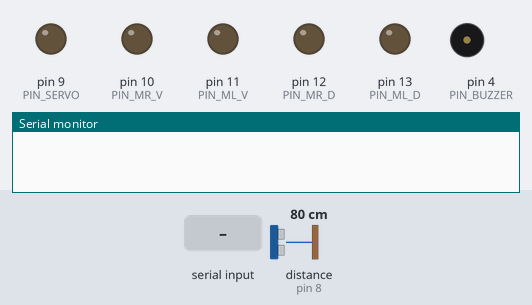
A sketch run on a simulated Arduino Uno, built with avr-gcc and run on an emulated ATmega328P. Shown: output pins drawn as LEDs (lit = HIGH), buzzer (waves = sounding), the last lines printed to the serial monitor. Wiring (inferred from the names in the program): ultrasonic range finder: trigger pin 7; echo pin 8. Inputs (shaded band) come from the test bench; at power-on: distance to the obstacle (sensor on pin 8) 80 cm. The echo pulse lasts 58.3 µs per cm; pins used as bus, display or sensor lines are not drawn.

Above: at 3.5 s.
3.6 s: "forwardL 150\n" received over Serial
At 4.2 s:
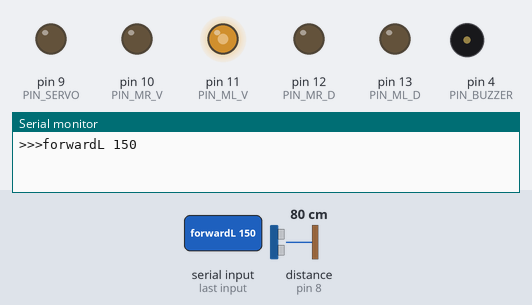
5.1 s: distance to the obstacle (sensor on pin 8) set to 12 cm
8.5 s: distance to the obstacle (sensor on pin 8) set to 9 cm
At 9.9 s:
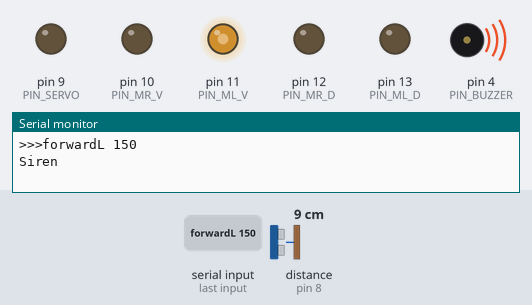
14.3 s: "forwardR\n" received over the second serial link
At 16.5 s:
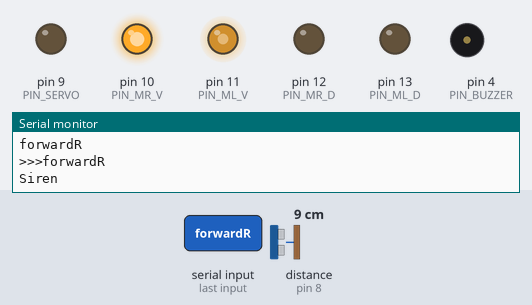
Timing chart, 0 to 19.9 s (numbered marks = the images above; inputs shaded):
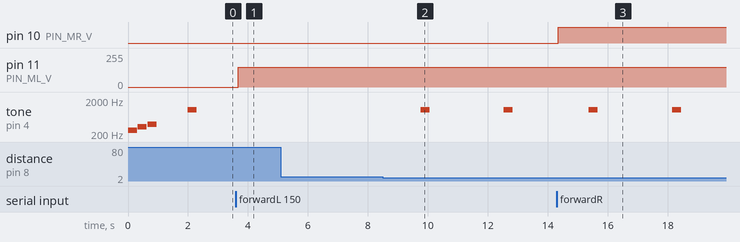

The sketch:

RappleCar_V1.1.ino
```cpp
/********************************************//**
(c) 2021 branpie.com <branpiehelp@gmail.com>
Rapple Car
************************************************/
#include <SoftwareSerial.h>
#include "RappleCar.h"
#include "Melody.h"
#include "Servo_handler.h"
#include "Ultrasonic_handler.h"
#define PIN_BUZZER 4  //BUZZER Pin
#define PIN_BT_TX 5
#define PIN_BT_RX 6
#define PIN_TRIGER 7
#define PIN_ECHO 8
#define PIN_SERVO 9
#define PIN_MR_V 10 //Motor Right Speed
#define PIN_ML_V 11 //Motor Left Speed
#define PIN_MR_D 12 //Motor Right Direction
#define PIN_ML_D 13 //Motor Left Direction

SoftwareSerial mySerial(PIN_BT_TX, PIN_BT_RX);
RappleCar rapple(PIN_ML_D,PIN_ML_V,PIN_MR_D,PIN_MR_V);
Melody music;
Servo_handler arm;
Ultrasonic_handler eye;
void setup()
{
  Serial.begin(9600);    //Serial Default Baud Rate
  mySerial.begin(38400); //Bluetooth 4.0 BLE Default Baud Rate
  rapple.init();
  music.init(PIN_BUZZER);
  arm.init(PIN_SERVO);
  eye.init(PIN_TRIGER,PIN_ECHO);
  music.note(C,300);
  music.note(E,300);
  music.note(G,300);
  music.note(REST,1000);
  music.note(C2,300);
}

String myCmd="";
long int counter=0;
void loop() {
  arm.update();
  if(counter++%30000==0){ //Time tick about 1sec
    int tmp=eye.update();
    if(tmp<10 && tmp>0){ //10cm check
      Serial.println("Siren");
      music.note(C2,300);
    }
  }
  while(Serial.available()){
    char tmp;
    tmp=(char)Serial.read();
    myCmd+=tmp;
    mySerial.write(tmp); //Serial to BT
    delay(5);
  }
  while(mySerial.available()){
    char tmp;
    tmp=(char)mySerial.read();
    myCmd+=tmp;
    Serial.write(tmp); //BT to Serial
    delay(5);
  }
  if(!myCmd.equals("")){
      myCmd.replace("\n","");
      myCmd.replace("\r","");
      int num,num2;
      char sel;
      Serial.println(">>>"+myCmd);
      String cmd=myCmd.substring(0, myCmd.indexOf(" "));
      if(cmd.equals("stop")){
        rapple.stop();
      }
      else if(cmd.equals("forwardR")){
        sscanf(myCmd.c_str(),"forwardR %d",&num);
        rapple.forwardR(num);
      }
      else if(cmd.equals("forwardL")){
        sscanf(myCmd.c_str(),"forwardL %d",&num);
        rapple.forwardL(num);
      }
      else if(cmd.equals("forward")){
        sscanf(myCmd.c_str(),"forward %d",&num);
        rapple.forwardL(num);
        rapple.forwardR(num);
      }
      else if(cmd.equals("backward")){
        sscanf(myCmd.c_str(),"backward %d",&num);
        rapple.backwardL(num);
        rapple.backwardR(num);
      }
      else if(cmd.equals("fa")){//forward Accelator
        sscanf(myCmd.c_str(),"fa %d",&num);
        rapple.fwAccel(num);
      }
      else if(cmd.equals("m_info")){
        sscanf(myCmd.c_str(),"m_info %c",&sel);
        rapple.m_info(sel);
      }
      else if(cmd.equals("arm")){
        sscanf(myCmd.c_str(),"arm %d",&num);
        arm.angle(num);
      }
  }
  myCmd="";
}
```

Melody.cpp
```cpp
/********************************************//**
(c) 2021 branpie.com <branpiehelp@gmail.com>
Rapple Car
************************************************/
#if defined(ARDUINO) && ARDUINO >= 100
  #include "Arduino.h"
#else
  #include "WProgram.h"
  #include <pins_arduino.h>
#endif
#include "Melody.h"
Melody::Melody()
{
}
Melody::Melody(int buzzer_pin)
{
	Melody::init(buzzer_pin);
}
void Melody::init(int buzzer_pin)
{
  this->buzzer_pin=buzzer_pin;
	pinMode(this->buzzer_pin, OUTPUT);
}
void Melody::note(int tn, int d)
{
	if(tn!=REST){
	  tone(this->buzzer_pin, foct[tn]);
	  delay(d);
	  noTone(this->buzzer_pin);
	  delay(d/10);
	}
	else{
	  delay(d);
	}
}
const float Melody::foct[8]=
  {261.6, 293.7, 329.6, 349.2, 392.0, 440.0, 493.9,
  1046.5};
```

Melody.h
```cpp
/********************************************//**
(c) 2021 branpie.com <branpiehelp@gmail.com>
Rapple Car
************************************************/
#ifndef Melody_h
#define Melody_h
enum MELODY{
  C=0,D,E,F,G,A,B,C2,REST
};
class Melody{
private:
	int buzzer_pin;
	static const float foct[8];
public:
	Melody();
	Melody(int buzzer_pin);
	void init(int buzzer_pin);
	void note(int tn, int d);
};
#endif
```

Motor.cpp
```cpp
/********************************************//**
(c) 2021 branpie.com <branpiehelp@gmail.com>
Rapple Car
************************************************/
#if defined(ARDUINO) && ARDUINO >= 100
  #include "Arduino.h"
#else
  #include "WProgram.h"
  #include <pins_arduino.h>
#endif
#include "Motor.h"
void Motor::attach(int dir_p, int val_p)
{
	pinMode(dir_p, OUTPUT);
	pinMode(val_p, OUTPUT);
	this->dir_p=dir_p;
	this->val_p=val_p;
}
void Motor::set_dir(int dir)
{
	this->dir=dir;
}
void Motor::set_speed(int val)
{
	this->val=val;
}
int Motor::get_dir()
{
  return this->dir;
}
int Motor::get_speed()
{
  return this->val;
}
void Motor::update(void)
{
	digitalWrite(this->dir_p, this->dir);
	analogWrite(this->val_p, this->val);
}
void Motor::info(void)
{
	Serial.print("DIR Pin:");
	Serial.println(this->dir_p);
	Serial.print("VAL Pin:");
	Serial.println(this->val_p);
	Serial.print("DIR:");
	Serial.println(this->dir);
	Serial.print("SPEED:");
	Serial.println(this->val);
}
```

Motor.h
```cpp
/********************************************//**
(c) 2021 branpie.com <branpiehelp@gmail.com>
Rapple Car
************************************************/
#ifndef Motor_h
#define Motor_h
#define FD 0
#define BD 1

class Motor{
private:
  int dir_p;
  int val_p;
  int dir;
  int val;
public:
  void attach(int dir_p, int val_p);
  void set_dir(int dir);
  void set_speed(int val);
  int get_dir();
  int get_speed();
  void update(void);
  void info(void);
};
#endif
```

RappleCar.cpp
```cpp
/********************************************//**
(c) 2021 branpie.com <branpiehelp@gmail.com>
Rapple Car
************************************************/
#if defined(ARDUINO) && ARDUINO >= 100
  #include "Arduino.h"
#else
  #include "WProgram.h"
  #include <pins_arduino.h>
#endif
#include "RappleCar.h"
RappleCar::RappleCar(int ml_d_pin, int ml_v_pin,
            int mr_d_pin, int mr_v_pin)
{
  this->ml_d_pin=ml_d_pin;
  this->ml_v_pin=ml_v_pin;
  this->mr_d_pin=mr_d_pin;
  this->mr_v_pin=mr_v_pin;
}
void RappleCar::init()
{
  this->ml.attach(this->ml_d_pin,this->ml_v_pin);
  this->mr.attach(this->mr_d_pin,this->mr_v_pin);
}
void RappleCar::forwardR(int n)
{
	//Serial.println("forwardR");
	this->mr.set_dir(FD);
	this->mr.set_speed(n);
	this->mr.update();
}
void RappleCar::forwardL(int n)
{
	//Serial.println("forwardL");
	this->ml.set_dir(FD);
	this->ml.set_speed(n);
	this->ml.update();
}
void RappleCar::backwardL(int n)
{
  //Serial.println("backwardL");
  this->ml.set_dir(BD);
  this->ml.set_speed(n);
  this->ml.update();
}
void RappleCar::backwardR(int n)
{
  //Serial.println("backwardR");
  this->mr.set_dir(BD);
  this->mr.set_speed(n);
  this->mr.update();
}
void RappleCar::fwAccel(int n)
{
  if(ml.get_dir()==FD || ml.get_speed()==0){
    if(ml.get_speed()<255)
      forwardL(ml.get_speed()+n);
  }
  if(mr.get_dir()==FD || mr.get_speed()==0){
    if(mr.get_speed()<255)
      forwardR(mr.get_speed()+n);
  }
}
void RappleCar::bwAccel(int n)
{

}
void RappleCar::stop(void)
{
	forwardR(0);
	forwardL(0);
}
void RappleCar::m_info(char m)
{
	if(m=='l'){
	  this->ml.info();
	}
	else if(m=='r'){
	  this->mr.info();
	}
}
```

RappleCar.h
```cpp
/********************************************//**
(c) 2021 branpie.com <branpiehelp@gmail.com>
Rapple Car
************************************************/
#ifndef RappleCar_h
#define RappleCar_h
#include "Motor.h"
class RappleCar{
private:
  Motor ml,mr;
  int ml_d_pin;
  int ml_v_pin;
  int mr_d_pin;
  int mr_v_pin;
  static const float foct[8];
public:
  RappleCar(int ml_d_pin, int ml_v_pin,
            int mr_d_pin, int mr_v_pin);
  void init(void);
  void forwardR(int n);
  void forwardL(int n);
  void backwardR(int n);
  void backwardL(int n);
  void fwAccel(int n);
  void bwAccel(int n);
  void stop(void);
  void m_info(char m);
  void melody(int tn, int d);
};

#endif
```

Servo_handler.cpp
```cpp
/********************************************//**
(c) 2021 branpie.com <branpiehelp@gmail.com>
Rapple Car
************************************************/
#if defined(ARDUINO) && ARDUINO >= 100
  #include "Arduino.h"
#else
  #include "WProgram.h"
  #include <pins_arduino.h>
#endif
#include "Servo_handler.h"
Servo_handler::Servo_handler()
{
};
Servo_handler::Servo_handler(int servo_pin)
{
	Servo_handler::init(servo_pin);
};
void Servo_handler::init(int servo_pin)
{
    this->servo_pin=servo_pin;
    this->servo_angle=1450;
    this->old_servo_angle=1450;
    this->d_angle=0;
    this->servo_angle_change=false;
	pinMode(this->servo_pin, OUTPUT);
   	angle(90);
}
void Servo_handler::update()
{
	// A pulse each 20ms
	if(this->servo_angle_change==true){
		this->d_angle=this->old_servo_angle-this->servo_angle;
		this->d_angle*=0.18;//Swing speed
    	this->old_servo_angle-=this->d_angle;
    	//Serial.println(this->d_angle);
		if(abs(this->d_angle)<=1){
		  this->servo_angle_change=false;
		  this->old_servo_angle=servo_angle;
		  //Serial.println(this->old_servo_angle);
		}
		digitalWrite(this->servo_pin, HIGH);
		delayMicroseconds(this->old_servo_angle);// Duration of the pusle in microseconds
		digitalWrite(this->servo_pin, LOW);
		delayMicroseconds(18550); // 20ms - duration of the pusle
		// Pulses duration: 600 - 0deg; 1450 - 90deg; 2300 - 180deg
	}
}
void Servo_handler::angle(int a)
{
  this->servo_angle=map(a,0,180,600,2300);
  //Serial.println(old_servo_angle);
  //Serial.println(servo_angle);
  this->servo_angle_change=true;
}
```

Servo_handler.h
```cpp
/********************************************//**
(c) 2021 branpie.com <branpiehelp@gmail.com>
Rapple Car
************************************************/
#ifndef Servo_handler_h
#define Servo_handler_h

class Servo_handler{
private:
	int servo_pin;
	float servo_angle;
	float old_servo_angle;
	float d_angle;
	bool servo_angle_change;
public:
  	Servo_handler();
  	Servo_handler(int servo_pin);
  	void init(int servo_pin);
	void update(void);
	void angle(int a);
};
#endif
```

Ultrasonic_handler.cpp
```cpp
/********************************************//**
(c) 2021 branpie.com <branpiehelp@gmail.com>
Rapple Car
************************************************/
#if defined(ARDUINO) && ARDUINO >= 100
  #include "Arduino.h"
#else
  #include "WProgram.h"
  #include <pins_arduino.h>
#endif
#include "Ultrasonic_handler.h"
Ultrasonic_handler::Ultrasonic_handler()
{
}
Ultrasonic_handler::Ultrasonic_handler(int trig_pin, int echo_pin)
{
	Ultrasonic_handler::init(trig_pin, echo_pin);
}
void Ultrasonic_handler::init(int trig_pin, int echo_pin)
{
  this->trig_pin = trig_pin;
  this->echo_pin = echo_pin;
  pinMode(this->trig_pin, OUTPUT);
  pinMode(this->echo_pin, INPUT);
}
long Ultrasonic_handler::update(void)
{
	digitalWrite(this->trig_pin, LOW);
	delayMicroseconds(2);
	digitalWrite(this->trig_pin, HIGH);
	delayMicroseconds(10);
	digitalWrite(this->trig_pin, LOW);
	this->duration = pulseIn(this->echo_pin, HIGH);
	this->distance=this->duration/59;//340/2/10000 //cm return
  	//Serial.println(this->distance);
	return this->distance;
}
```

Ultrasonic_handler.h
```cpp
/********************************************//**
(c) 2021 branpie.com <branpiehelp@gmail.com>
Rapple Car
************************************************/
#ifndef Ultrasonic_handler_h
#define Ultrasonic_handler_h

class Ultrasonic_handler{
private:
	int trig_pin;
	int echo_pin;
	long duration;
	long distance;
public:
  Ultrasonic_handler();
  Ultrasonic_handler(int trig_pin, int echo_pin);
  void init(int trig_pin, int echo_pin);
  long update(void);
};
#endif
```

Measured:
- the behaviour switches between 11 and 10 cm on distance to the obstacle (sensor on pin 8) (found by bisection; images 1 and 2)
- after the input at 3.6 s, pin 11 (PIN_ML_V): 0/255 → 150/255 after 0.07 s
- after the input at 5.1 s, every drawn part: stays the same
- after the input at 8.5 s, tone on pin 4 (PIN_BUZZER): alternates 1046 Hz for 0.30 s and silent for 2.5 s, starting after 1.3 s
- after the input at 14.3 s, pin 10 (PIN_MR_V): LOW → HIGH after 0.05 s
